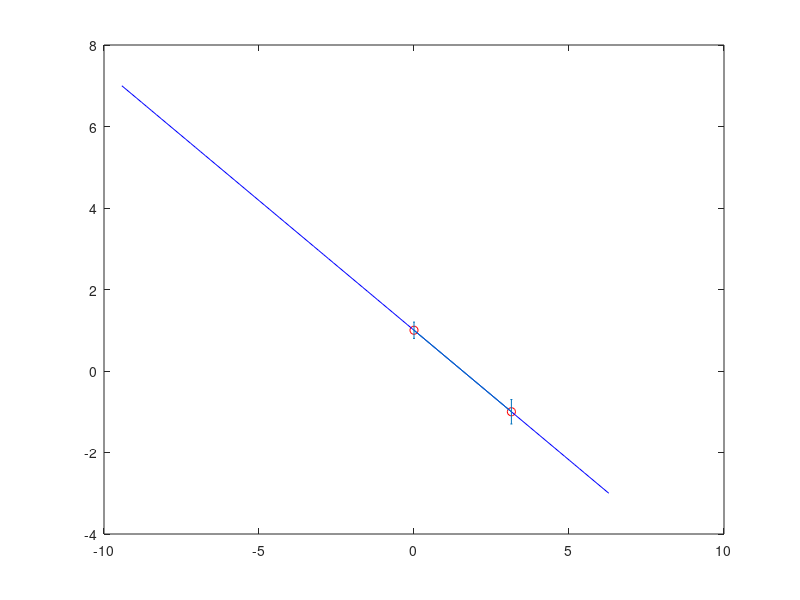

This figure's MATLAB source:
%Problem 1
clear
clc
%Points for data
xdata=[0 pi];
ydata=[1 -1];
%Data for the errorbar
yerr=[0.2 0.3];
p1=polyfit(xdata,ydata, 2);
x=linspace(-3*pi, 2*pi, 100);
y=polyval(p1, x);
%Plotting
plot(xdata,ydata,'ro', x,y, '-b');
hold on;
errorbar(xdata, ydata, yerr);
